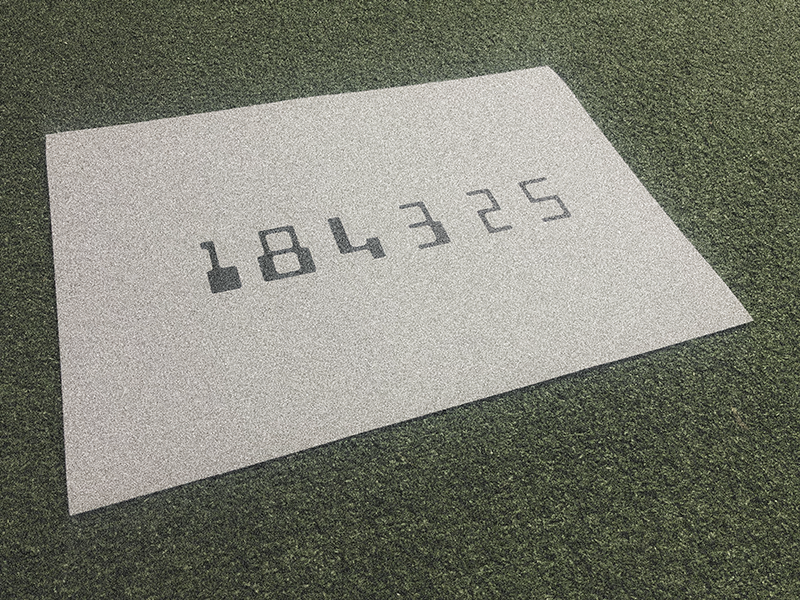
#> input picture FinalDIP67.bmp, 800 x 600 px
$ python rectifyandcrop.py
#> lines starting #> are read from the running program, lines starting #| are printed output that depends on the picture
from PIL import Image

# 1. ระบุชื่อไฟล์ภาพที่คุณต้องการครอป
image_path = 'FinalDIP67.bmp'
# 2. ระบุชื่อไฟล์ที่จะบันทึกภาพที่ครอปแล้ว
cropped_image_path = 'rectifyandcrop.bmp'

# 3. เปิดไฟล์ภาพ
try:
    img = Image.open(image_path)
#> img is the input picture: PIL image 800x600 RGB; mean R, G, B 125.3, 126.8, 114.9
except FileNotFoundError:
    print(f"ไม่พบไฟล์: {image_path}")
    exit()

# ดูขนาดเดิมของภาพ (กว้าง, สูง)
width, height = img.size
#> width = 800; height = 600
print(f"ขนาดภาพต้นฉบับ: กว้าง {width} พิกเซล, สูง {height} พิกเซล")
#| ขนาดภาพต้นฉบับ: กว้าง 800 พิกเซล, สูง 600 พิกเซล

# 4. กำหนดพิกัดสำหรับครอป
left = width // 5
#> left = 160
upper = height // 4
#> upper = 150
right = 3 * width // 4
#> right = 600
lower = 3 * height // 4
#> lower = 450


# crop_box = (100, 50, 400, 300)
# จะครอปภาพจากพิกัด (100, 50) ถึง (400, 300)

crop_box = (left, upper, right, lower)
#> crop_box = (160, 150, 600, 450)
print(f"พิกัดครอป (left, upper, right, lower): {crop_box}")
#| พิกัดครอป (left, upper, right, lower): (160, 150, 600, 450)

# 5. ใช้ฟังก์ชัน .crop() เพื่อครอปภาพ
cropped_img = img.crop(crop_box)
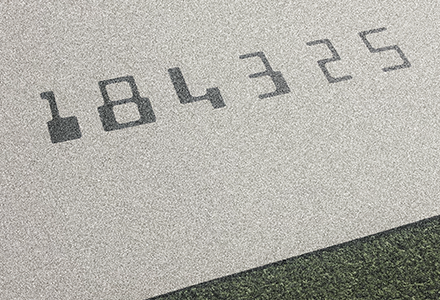
#> cropped_img: PIL image 440x300 RGB; mean R, G, B 177.8, 176.4, 169.6

# 6. บันทึกภาพที่ครอปแล้ว
cropped_img.save(cropped_image_path)

print(f"ครอปภาพเสร็จสมบูรณ์ และบันทึกเป็น: {cropped_image_path}")
